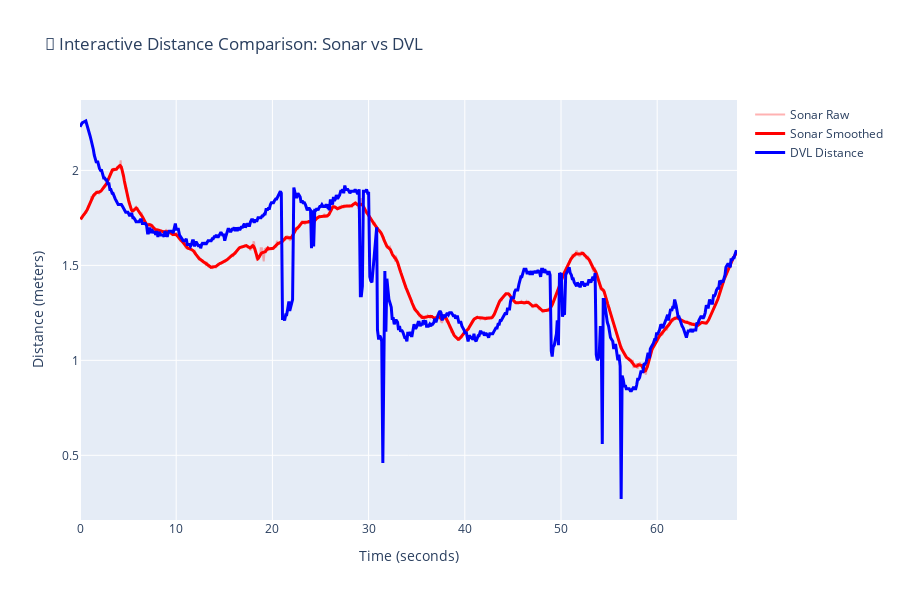

The notebook cell saved with this chart:
### Code cell
fig, comparison_stats = iau.ComparisonEngine.compare_sonar_vs_dvl(distance_results, raw_data, sonar_coverage_m=sonar_coverage_meters, sonar_image_size=image_shape[0], use_plotly=True)
fig.show()

### Figure 1 — Plotly figure (JSON) as saved in the notebook; plotly's stock layout.template omitted (floating-point values rounded to 4 significant figures; data arrays with more than 128 entries replaced by an {"elided": "..."} marker saying what was removed)
{"data": [{"line": {"color": "rgba(255,0,0,0.3)"}, "mode": "lines", "name": "Sonar Raw", "type": "scatter", "x": {"elided": "1098 float values"}, "xaxis": "x", "y": {"elided": "1098 float values"}, "yaxis": "y"}, {"line": {"color": "red", "width": 3}, "mode": "lines", "name": "Sonar Smoothed", "type": "scatter", "x": {"elided": "1098 float values"}, "xaxis": "x", "y": {"elided": "1098 float values"}, "yaxis": "y"}, {"line": {"color": "blue", "width": 3}, "mode": "lines", "name": "DVL Distance", "type": "scatter", "x": {"elided": "613 float values"}, "xaxis": "x", "y": {"elided": "613 float values"}, "yaxis": "y"}], "layout": {"height": 600, "hovermode": "x unified", "title": {"text": "🔄 Interactive Distance Comparison: Sonar vs DVL"}, "xaxis": {"anchor": "y", "domain": [0, 1], "showgrid": true, "title": {"text": "Time (seconds)"}}, "yaxis": {"anchor": "x", "domain": [0, 1], "showgrid": true, "title": {"text": "Distance (meters)"}}}}
